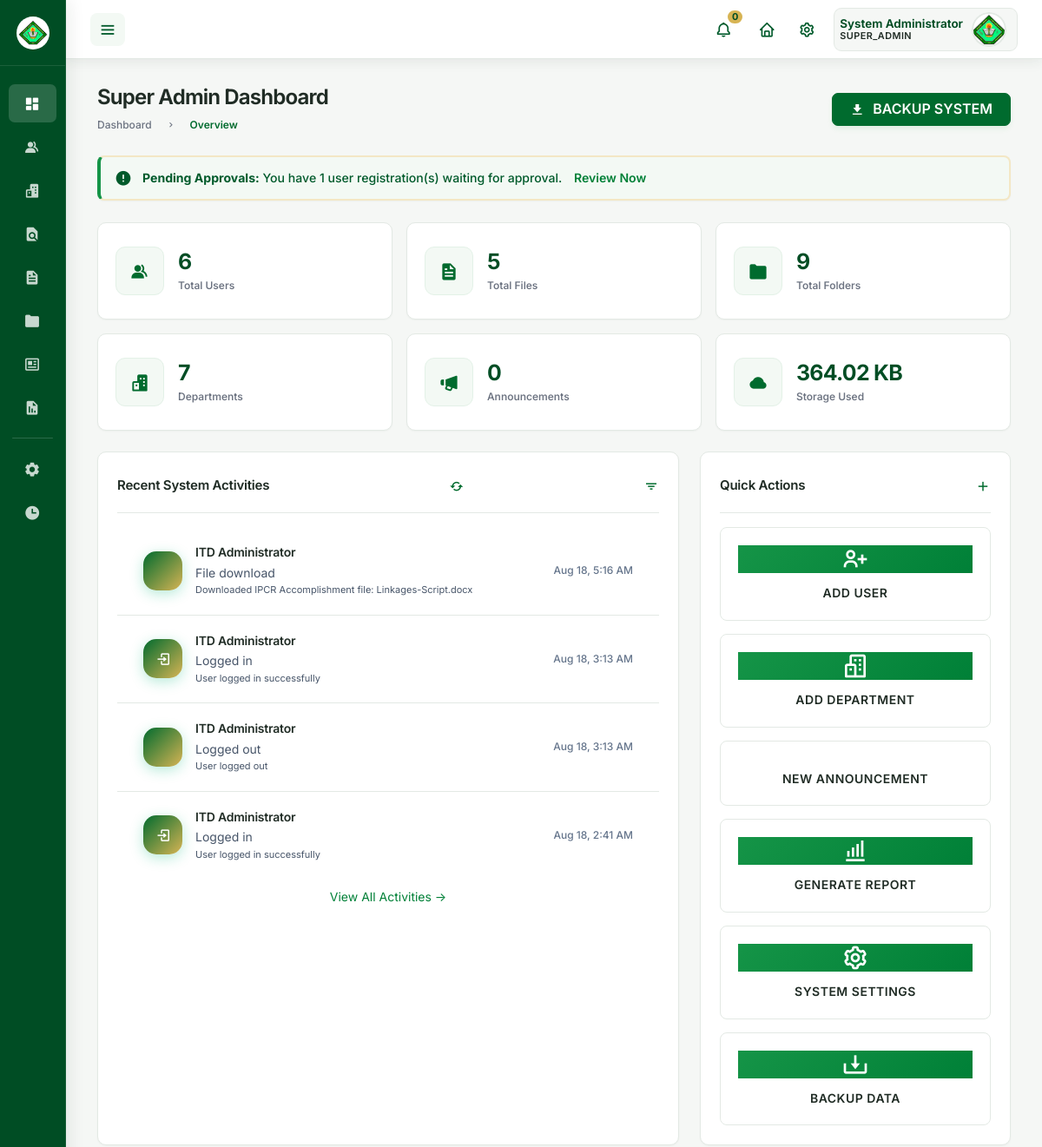
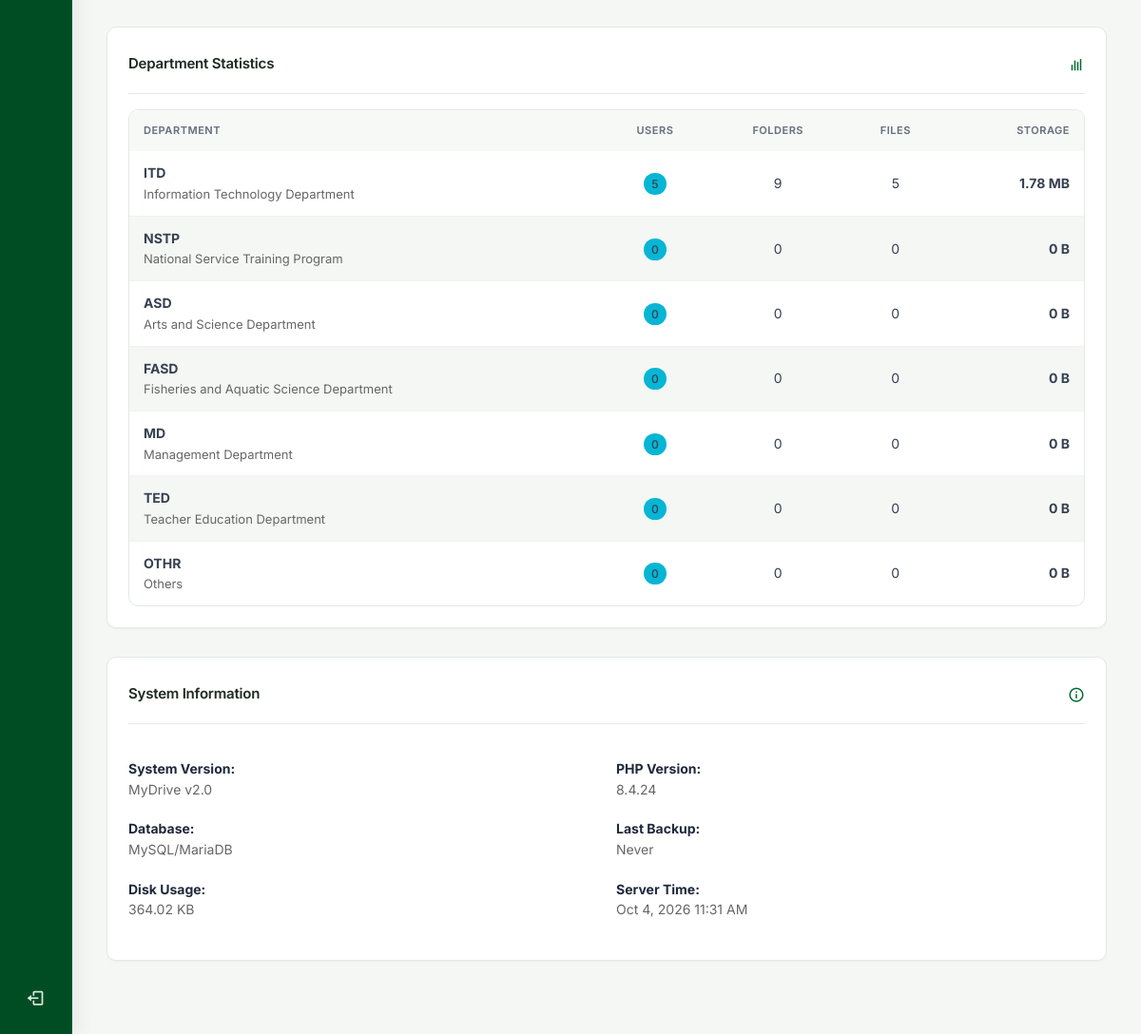
Page /roles/superadmin/dashboard.php (signed in) on the earlier database version (2 pictures, top to bottom).
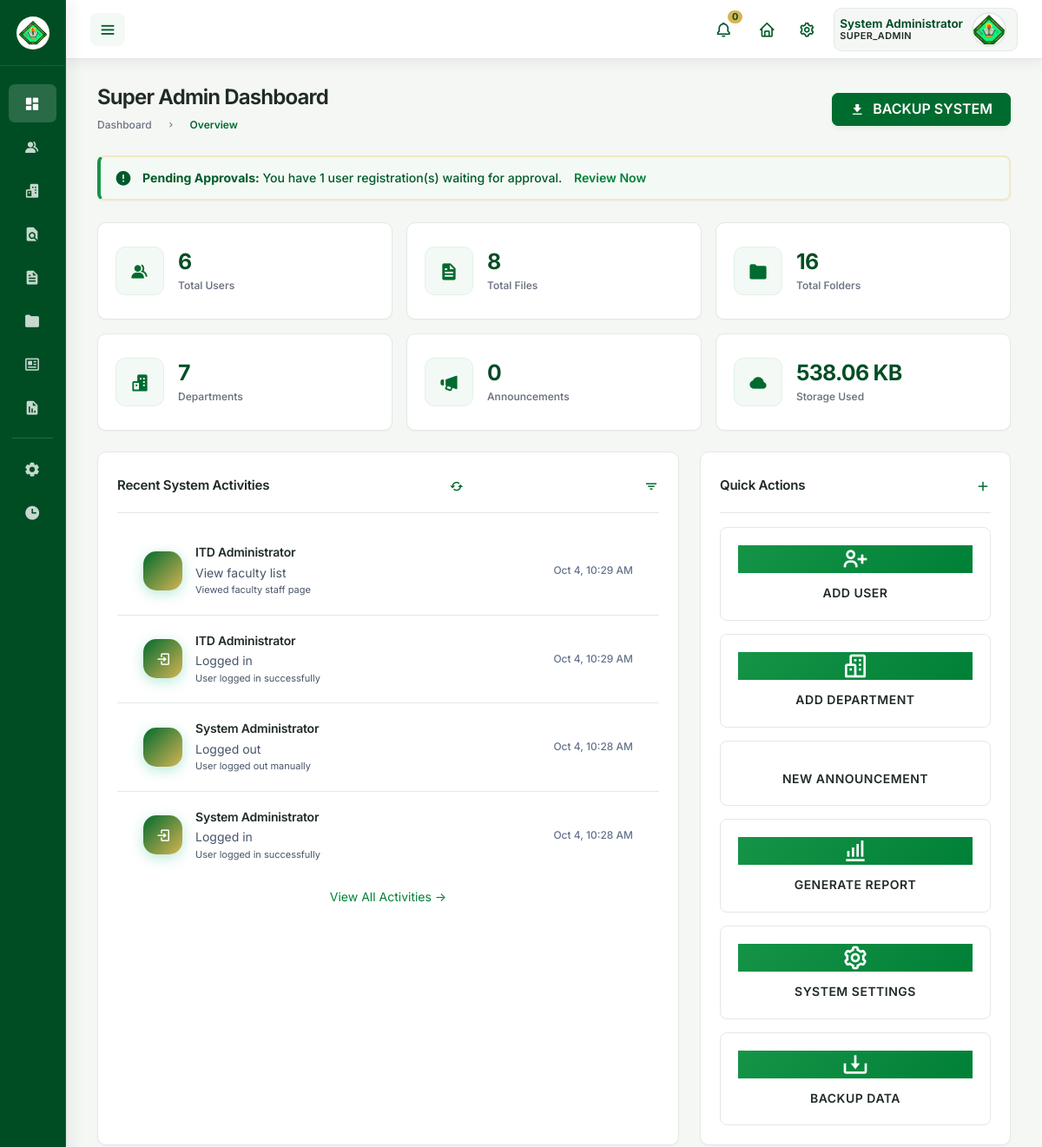
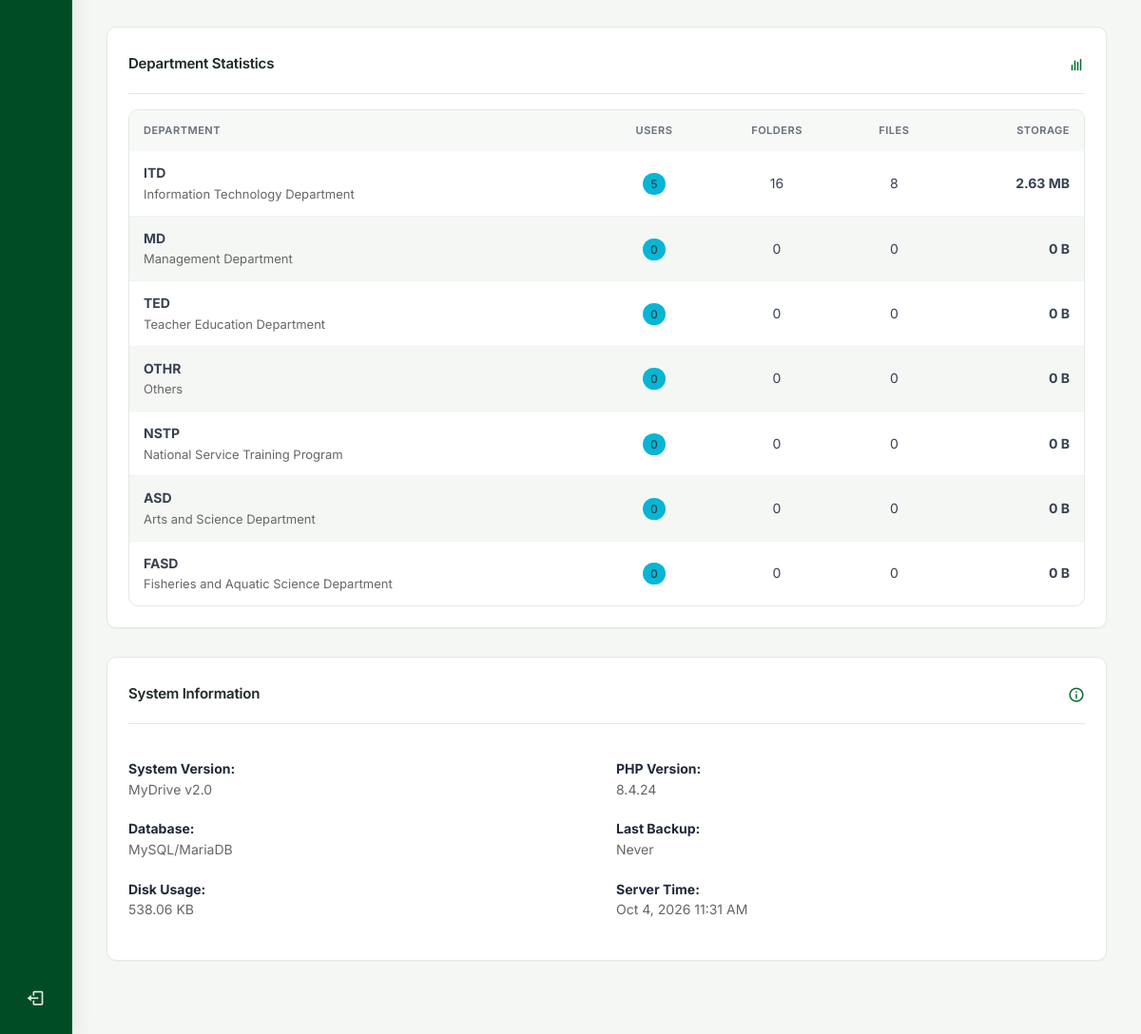
Same page on the later database version (2 pictures, top to bottom).
### tables this page shows
CREATE TABLE `activity_logs` (
  `id` int NOT NULL,
  `user_id` int DEFAULT NULL,
  `action` varchar(100) NOT NULL,
  `resource_type` enum('file','folder','user','announcement','department','system') NOT NULL,
  `resource_id` int DEFAULT NULL,
  `description` text,
  `metadata` longtext,
  `ip_address` varchar(45) DEFAULT NULL,
  `user_agent` text,
  `created_at` datetime DEFAULT CURRENT_TIMESTAMP
);

CREATE TABLE `users` (
  `id` int NOT NULL,
  `username` varchar(50) NOT NULL,
  `email` varchar(255) NOT NULL,
  `password` varchar(255) NOT NULL,
  `role` enum('admin','user','super_admin') NOT NULL DEFAULT 'user',
  `is_approved` tinyint(1) NOT NULL DEFAULT '0',
  `name` varchar(100) NOT NULL,
  `mi` varchar(5) DEFAULT NULL,
  `surname` varchar(100) NOT NULL,
  `employee_id` varchar(20) DEFAULT NULL,
  `position` varchar(100) DEFAULT NULL,
  `department_id` int DEFAULT NULL,
  `is_restricted` tinyint(1) DEFAULT '0',
  `profile_image` varchar(255) DEFAULT NULL,
  `phone` varchar(20) DEFAULT NULL,
  `address` text,
  `date_of_birth` date DEFAULT NULL,
  `hire_date` date DEFAULT NULL,
  `last_login` datetime DEFAULT NULL,
  `failed_login_attempts` int DEFAULT '0',
  `account_locked_until` datetime DEFAULT NULL,
  `email_verified` tinyint(1) DEFAULT '0',
  `email_verification_token` varchar(255) DEFAULT NULL,
  `password_reset_token` varchar(255) DEFAULT NULL,
  `password_reset_expires` datetime DEFAULT NULL,
  `created_at` datetime DEFAULT CURRENT_TIMESTAMP,
  `updated_at` datetime DEFAULT CURRENT_TIMESTAMP ON UPDATE CURRENT_TIMESTAMP,
  `created_by` int DEFAULT NULL,
  `approved_by` int DEFAULT NULL,
  `approved_at` datetime DEFAULT NULL
);

### roles/superadmin/assets/script/dashboard-script.php (called while the page is built, shortened)
<?php
require_once '../../includes/auth_check.php';
$stats = [
    'total_users' => 0,
    'pending_users' => 0,
    'total_files' => 0,
    'total_folders' => 0,
    'total_departments' => 0,
    'total_announcements' => 0,
    'storage_used' => 0,
    'recent_activities' => [],
    'department_stats' => [],
    'monthly_uploads' => [],
    'user_registrations' => []
];
try {
    $stmt = $pdo->query("SELECT COUNT(*) as count FROM users WHERE role != 'super_admin'");
    $stats['total_users'] = $stmt->fetch()['count'];
    $stmt = $pdo->query("SELECT COUNT(*) as count FROM users WHERE is_approved = 0");
    $stats['pending_users'] = $stmt->fetch()['count'];
    $stmt = $pdo->query("SELECT COUNT(*) as count, COALESCE(SUM(file_size), 0) as size FROM files WHERE is_deleted = 0");
    $fileData = $stmt->fetch();
    $stats['total_files'] = $fileData['count'];
    $stats['storage_used'] = $fileData['size'];
    $stmt = $pdo->query("SELECT COUNT(*) as count FROM folders WHERE is_deleted = 0");
    $stats['total_folders'] = $stmt->fetch()['count'];
    $stmt = $pdo->query("SELECT COUNT(*) as count FROM departments WHERE is_active = 1");
    $stats['total_departments'] = $stmt->fetch()['count'];
    $stmt = $pdo->query("SELECT COUNT(*) as count FROM announcements WHERE is_deleted = 0");
    $stats['total_announcements'] = $stmt->fetch()['count'];
    $stmt = $pdo->query("
        SELECT al.*, u.name, u.mi, u.surname, u.username
        FROM activity_logs al
        LEFT JOIN users u ON al.user_id = u.id
        ORDER BY al.created_at DESC
        LIMIT 10
    ");
    $stats['recent_activities'] = $stmt->fetchAll();
    $stmt = $pdo->query("
        SELECT d.department_name, d.department_code,
               COUNT(DISTINCT u.id) as user_count,
               COUNT(DISTINCT f.id) as folder_count,
               COUNT(DISTINCT fi.id) as file_count,
               COALESCE(SUM(fi.file_size), 0) as total_size
        FROM departments d
        LEFT JOIN users u ON d.id = u.department_id AND u.is_approved = 1
        LEFT JOIN folders f ON d.id = f.department_id AND f.is_deleted = 0
        LEFT JOIN files fi ON f.id = fi.folder_id AND fi.is_deleted = 0
        WHERE d.is_active = 1
        GROUP BY d.id
        ORDER BY user_count DESC
    ");
    $stats['department_stats'] = $stmt->fetchAll();
    $stmt = $pdo->query("
        SELECT DATE_FORMAT(uploaded_at, '%Y-%m') as month,
               COUNT(*) as file_count,
               SUM(file_size) as total_size
        FROM files
        WHERE uploaded_at >= DATE_SUB(NOW(), INTERVAL 6 MONTH)
        AND is_deleted = 0
        GROUP BY DATE_FORMAT(uploaded_at, '%Y-%m')
        ORDER BY month DESC
    ");
    $stats['monthly_uploads'] = $stmt->fetchAll();
    $stmt = $pdo->query("
        SELECT DATE(created_at) as date, COUNT(*) as count
        FROM users
        WHERE created_at >= DATE_SUB(NOW(), INTERVAL 30 DAY)
        GROUP BY DATE(created_at)
        ORDER BY date DESC
        LIMIT 7
    ");
    $stats['user_registrations'] = $stmt->fetchAll();
} catch(Exception $e) {
    error_log("Dashboard stats error: " . $e->getMessage());
}
function formatFileSize($bytes, $precision = 2) {
    $units = array('B', 'KB', 'MB', 'GB', 'TB');
    for ($i = 0; $bytes > 1024 && $i < count($units) - 1; $i++) {
        $bytes /= 1024;
    }
    return round($bytes, $precision) . ' ' . $units[$i];
}
function getActionText($action) {
    $actions = [
        'login' => 'Logged in',
        'logout' => 'Logged out',
        'upload_file' => 'Uploaded file',
        'delete_file' => 'Deleted file',
        'create_folder' => 'Created folder',
        'delete_folder' => 'Deleted folder',
        'create_announcement' => 'Created announcement',
        'approve_user' => 'Approved user',
        'create_user' => 'Created user',
        'update_profile' => 'Updated profile'
    ];
    return $actions[$action] ?? ucfirst(str_replace('_', ' ', $action));
}
?>

### roles/superadmin/dashboard.php (the view, shortened to what the changed rows need)
<?php
    include 'assets/script/dashboard-script.php';
?>
<!DOCTYPE html>
<html lang="en">
<head>
    <link href='https://unpkg.com/boxicons@2.0.9/css/boxicons.min.css' rel='stylesheet'>
    <link rel="stylesheet" href="assets/css/base.css?v=<?= time() ?>">
    <link rel="stylesheet" href="assets/css/sidebar.css?v=<?= time() ?>">
    <link rel="stylesheet" href="assets/css/navbar.css?v=<?= time() ?>">
    <link rel="stylesheet" href="assets/css/dashboard.css?v=<?= time() ?>">
    <?php include __DIR__ . '/../../includes/theme.php'; ?>
</head>
<body>
    <section id="content">
        <main>
            <div class="head-title">
                <div class="left">
                    <h1>Super Admin Dashboard</h1>
                </div>
            </div>
            <div class="stats-grid">
                <div class="stat-card">
                    <div class="stat-info">
                        <h3><?php echo number_format($stats['total_files']); ?></h3>
                        <p>Total Files</p>
                    </div>
                </div>
                <div class="stat-card">
                    <div class="stat-info">
                        <h3><?php echo number_format($stats['total_folders']); ?></h3>
                        <p>Total Folders</p>
                    </div>
                </div>
                <div class="stat-card">
                    <div class="stat-info">
                        <h3><?php echo formatFileSize($stats['storage_used']); ?></h3>
                        <p>Storage Used</p>
                    </div>
                </div>
            </div>
            <div class="table-data">
                <div class="order" style="flex: 2;">
                    <div style="max-height: 400px; overflow-y: auto;">
                        <?php if (!empty($stats['recent_activities'])): ?>
                            <?php foreach ($stats['recent_activities'] as $activity): ?>
                                <div class="activity-item">
                                    <div class="activity-icon">
                                        <?php
                                        $icons = [
                                            'login' => 'bx-log-in',
                                            'upload_file' => 'bx-upload',
                                            'create_folder' => 'bx-folder-plus',
                                            'approve_user' => 'bx-check',
                                            'create_announcement' => 'bx-megaphone',
                                            'delete_file' => 'bx-trash'
                                        ];
                                        $icon = $icons[$activity['action']] ?? 'bx-activity';
                                        ?>
                                        <i class='bx <?php echo $icon; ?>'></i>
                                    </div>
                                    <div class="activity-content">
                                        <h4>
                                            <?php
                                            if ($activity['name']) {
                                                echo htmlspecialchars($activity['name'] . ' ' . ($activity['mi'] ? $activity['mi'] . '. ' : '') . $activity['surname']);
                                            } else {
                                                echo 'System';
                                            }
                                            ?>
                                        </h4>
                                        <p><?php echo getActionText($activity['action']); ?></p>
                                        <?php if ($activity['description']): ?>
                                            <p style="margin-top: 3px; font-size: 11px;">
                                                <?php echo htmlspecialchars($activity['description']); ?></p>
                                        <?php endif; ?>
                                    </div>
                                    <div class="activity-time">
                                        <?php echo date('M j, g:i A', strtotime($activity['created_at'])); ?>
                                    </div>
                                </div>
                            <?php endforeach; ?>
                        <?php endif; ?>
                    </div>
                </div>
            </div>
            <div class="table-data" style="margin-top: 20px;">
                <div class="order" style="flex: 1;">
                    <?php if (!empty($stats['department_stats'])): ?>
                        <table style="width: 100%;">
                            <thead>
                                <tr>
                                    <th style="text-align: left;">Department</th>
                                    <th style="text-align: center;">Users</th>
                                    <th style="text-align: center;">Folders</th>
                                    <th style="text-align: center;">Files</th>
                                    <th style="text-align: right;">Storage</th>
                                </tr>
                            </thead>
                            <tbody>
                                <?php foreach ($stats['department_stats'] as $dept): ?>
                                    <tr>
                                        <td>
                                            <div>
                                                <strong><?php echo htmlspecialchars($dept['department_code']); ?></strong>
                                                <br><small
                                                    style="color: #666;"><?php echo htmlspecialchars($dept['department_name']); ?></small>
                                            </div>
                                        </td>
                                        <td style="text-align: center;">
                                            <span
                                                style="background: var(--light-blue); padding: 4px 8px; border-radius: 12px; font-size: 12px; font-weight: 500;">
                                                <?php echo $dept['user_count']; ?>
                                            </span>
                                        </td>
                                        <td style="text-align: center;"><?php echo $dept['folder_count']; ?></td>
                                        <td style="text-align: center;"><?php echo $dept['file_count']; ?></td>
                                        <td style="text-align: right;">
                                            <strong><?php echo formatFileSize($dept['total_size']); ?></strong>
                                        </td>
                                    </tr>
                                <?php endforeach; ?>
                            </tbody>
                        </table>
                    <?php endif; ?>
                </div>
            </div>
            <div class="table-data" style="margin-top: 20px;">
                <div class="order" style="flex: 1;">
                    <div style="padding: 20px 0;">
                        <div style="display: grid; grid-template-columns: 1fr 1fr; gap: 20px; font-size: 14px;">
                            <div>
                                <strong>Disk Usage:</strong><br>
                                <span style="color: #666;"><?php echo formatFileSize($stats['storage_used']); ?></span>
                            </div>
                        </div>
                    </div>
                </div>
            </div>
        </main>
    </section>
</body>
</html>

Differences in the rows shown:
no longer on this page (row unchanged): activity_logs: user.surname "ITD Administrator", action "File download", description "Downloaded IPCR Accomplishment file: Linkages-Script.docx", created_at "Aug 18, 5:16 AM"
no longer on this page (row unchanged): activity_logs: user.surname "ITD Administrator", action "Logged in", description "User logged in successfully", created_at "Aug 18, 3:13 AM"
no longer on this page (row unchanged): activity_logs: user.surname "ITD Administrator", action "Logged out", description "User logged out", created_at "Aug 18, 3:13 AM"
no longer on this page (row unchanged): activity_logs: user.surname "ITD Administrator", action "Logged in", description "User logged in successfully", created_at "Aug 18, 2:41 AM"
added activity_logs: user.surname "ITD Administrator", action "View faculty list", description "Viewed faculty staff page", created_at "Oct 4, 10:29 AM"
added activity_logs: user.surname "ITD Administrator", action "Logged in", description "User logged in successfully", created_at "Oct 4, 10:29 AM"
added activity_logs: user.surname "System Administrator", action "Logged out", description "User logged out manually", created_at "Oct 4, 10:28 AM"
added activity_logs: user.surname "System Administrator", action "Logged in", description "User logged in successfully", created_at "Oct 4, 10:28 AM"
Other differences:
$stats['total_files']: "5" → "8"
$stats['total_folders']: "9" → "16"
formatFileSize($stats['storage_used']): "364.02 KB" → "538.06 KB"
new list line: "ITD Information Technology Department 5 16 8 2.63 MB"
list line gone: "ITD Information Technology Department 5 9 5 1.78 MB"
